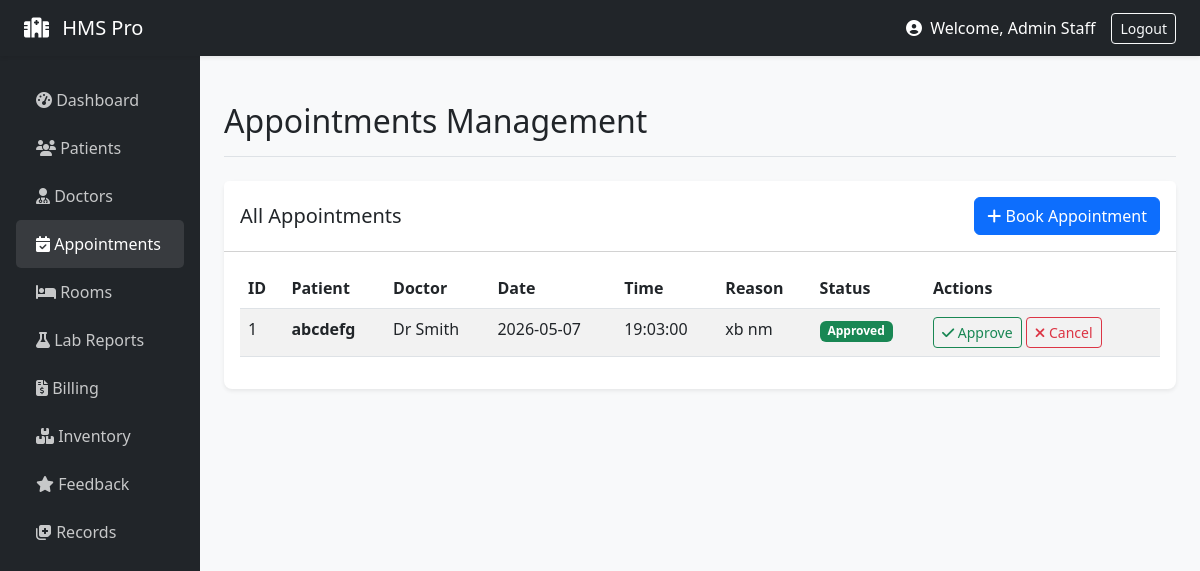
Page /staff/appointments (signed in) on the committed database.
### models/__init__.py (models this page shows, shortened)
class User(UserMixin, db.Model):
    id = db.Column(db.Integer, primary_key=True)
    email = db.Column(db.String(120), unique=True, nullable=False)
    name = db.Column(db.String(100), nullable=False)
    role = db.Column(db.String(20), nullable=False)
    password_hash = db.Column(db.String(200), nullable=False)
    age = db.Column(db.Integer)
    gender = db.Column(db.String(10))
    staff_role = db.Column(db.String(50))
    department = db.Column(db.String(50))
    staff_id = db.Column(db.String(20))
    created_at = db.Column(db.DateTime, default=datetime.utcnow)

class Appointment(db.Model):
    id = db.Column(db.Integer, primary_key=True)
    patient_id = db.Column(db.Integer, db.ForeignKey('user.id'))
    doctor_id = db.Column(db.Integer, db.ForeignKey('user.id'))
    date = db.Column(db.Date, nullable=False)
    time = db.Column(db.Time, nullable=False)
    status = db.Column(db.String(20), default='Pending')
    reason = db.Column(db.Text)
    created_at = db.Column(db.DateTime, default=datetime.utcnow)
    patient = db.relationship('User', foreign_keys=[patient_id])
    doctor = db.relationship('User', foreign_keys=[doctor_id])

### routes/staff.py (the view, shortened to what this page needs)
@staff_bp.route('/appointments', methods=['GET', 'POST'])
def appointments():
    form = AppointmentForm()
    doctors = User.query.filter_by(role='staff').all() # or 'doctor' if you use that role
    form.doctor_id.choices = [(d.id, d.name) for d in doctors]
    patients = User.query.filter_by(role='patient').all()
    form.patient_id.choices = [(p.id, p.name) for p in patients]
    query = Appointment.query
    if request.args.get('status'): query = query.filter_by(status=request.args.get('status'))
    if request.args.get('doctor_id'): query = query.filter_by(doctor_id=request.args.get('doctor_id'))
    if request.args.get('date'):
        try:
            filter_date = datetime.strptime(request.args.get('date'), '%Y-%m-%d').date()
            query = query.filter_by(date=filter_date)
        except ValueError:
            pass
    appointments = query.all()
    return render_template('appointments.html', appointments=appointments, form=form)

### models/__init__.py (called while the page is built)
@login_manager.user_loader
def load_user(user_id):
    return User.query.get(int(user_id))

### routes/staff.py (called while the page is built)
def staff_required(f):
    @wraps(f)
    def decorated_function(*args, **kwargs):
        if current_user.role != 'staff':
            flash('Staff access only', 'danger')
            return redirect(url_for('auth.login'))
        return f(*args, **kwargs)
    return decorated_function

@staff_bp.before_request
@login_required
@staff_required
def before_request():
    pass

### templates/appointments.html (shortened to what this page needs)
{% extends "base.html" %}
{% block page_title %}Appointments Management{% endblock %}
{% block content %}
<div class="card">
    <div class="card-header bg-white d-flex justify-content-between align-items-center py-3">
        <h5 class="mb-0">All Appointments</h5>
        <button type="button" class="btn btn-primary" data-bs-toggle="modal" data-bs-target="#addApptModal">
            <i class="fas fa-plus"></i> Book Appointment
        </button>
    </div>
    <div class="card-body">
        <table class="table table-striped table-hover datatable w-100">
            <thead>
                <tr>
                    <th>ID</th>
                    <th>Patient</th>
                    <th>Doctor</th>
                    <th>Date</th>
                    <th>Time</th>
                    <th>Reason</th>
                    <th>Status</th>
                    <th>Actions</th>
                </tr>
            </thead>
            <tbody>
                {% for appt in appointments %}
                <tr>
                    <td>{{ appt.id }}</td>
                    <td><strong>{{ appt.patient.name if appt.patient else 'Unknown' }}</strong></td>
                    <td>{{ appt.doctor.name if appt.doctor else 'Unknown' }}</td>
                    <td>{{ appt.date }}</td>
                    <td>{{ appt.time }}</td>
                    <td>{{ appt.reason }}</td>
                    <td>
                        {% if appt.status == 'Approved' %}
                        <span class="badge bg-success">Approved</span>
                        {% elif appt.status == 'Pending' %}
                        <span class="badge bg-warning text-dark">Pending</span>
                        {% else %}
                        <span class="badge bg-secondary">{{ appt.status }}</span>
                        {% endif %}
                    </td>
                    <td>
                        <a href="#" class="btn btn-sm btn-outline-success"><i class="fas fa-check"></i> Approve</a>
                        <a href="#" class="btn btn-sm btn-outline-danger"><i class="fas fa-times"></i> Cancel</a>
                    </td>
                </tr>
                {% endfor %}
            </tbody>
        </table>
    </div>
</div>
{% endblock %}

### templates/base.html (shortened to what this page needs)
<!doctype html>
<html lang="en">
<head>
  <link href="https://cdn.jsdelivr.net/npm/bootstrap@5.3.0/dist/css/bootstrap.min.css" rel="stylesheet">
  <link rel="stylesheet" href="https://cdnjs.cloudflare.com/ajax/libs/font-awesome/6.4.0/css/all.min.css">
</head>
<body>
{% if current_user.is_authenticated %}
<nav class="navbar navbar-dark bg-dark sticky-top shadow-sm">
  <div class="container-fluid px-4">
    <a class="navbar-brand" href="/"><i class="fas fa-hospital me-2"></i> HMS Pro</a>
    <div class="d-flex align-items-center text-white">
      <span class="me-3">
        <i class="fas fa-user-circle me-1"></i> Welcome, {{ current_user.name.split('@')[0] if '@' in current_user.name else current_user.name }}
      </span>
      <a class="btn btn-outline-light btn-sm" href="{{ url_for('auth.logout') }}">Logout</a>
    </div>
  </div>
</nav>
{% endif %}
<div id="main-wrapper">
    {% if not current_user.is_authenticated %}
        <div class="container mt-5">
    {% else %}
        <div class="container-fluid">
            <div class="row">
                <nav class="col-md-2 d-none d-md-block sidebar px-3">
                    <ul class="nav flex-column">
                        {% if current_user.role == 'staff' %}
                            <li class="nav-item">
                                <a class="nav-link {{ 'active' if request.endpoint == 'staff.dashboard' else '' }}" href="{{ url_for('staff.dashboard') }}"><i class="fas fa-tachometer-alt"></i> Dashboard</a>
                            </li>
                            <li class="nav-item">
                                <a class="nav-link {{ 'active' if request.endpoint == 'staff.patients' else '' }}" href="{{ url_for('staff.patients') }}"><i class="fas fa-users"></i> Patients</a>
                            </li>
                            <li class="nav-item">
                                <a class="nav-link {{ 'active' if request.endpoint == 'staff.doctors' else '' }}" href="{{ url_for('staff.doctors') }}"><i class="fas fa-user-md"></i> Doctors</a>
                            </li>
                            <li class="nav-item">
                                <a class="nav-link {{ 'active' if request.endpoint == 'staff.appointments' else '' }}" href="{{ url_for('staff.appointments') }}"><i class="fas fa-calendar-check"></i> Appointments</a>
                            </li>
                            <li class="nav-item">
                                <a class="nav-link {{ 'active' if request.endpoint == 'staff.rooms' else '' }}" href="{{ url_for('staff.rooms') }}"><i class="fas fa-bed"></i> Rooms</a>
                            </li>
                            <li class="nav-item">
                                <a class="nav-link {{ 'active' if request.endpoint == 'staff.lab' else '' }}" href="{{ url_for('staff.lab') }}"><i class="fas fa-flask"></i> Lab Reports</a>
                            </li>
                            <li class="nav-item">
                                <a class="nav-link {{ 'active' if request.endpoint == 'staff.billing' else '' }}" href="{{ url_for('staff.billing') }}"><i class="fas fa-file-invoice-dollar"></i> Billing</a>
                            </li>
                            <li class="nav-item">
                                <a class="nav-link {{ 'active' if request.endpoint == 'staff.inventory' else '' }}" href="{{ url_for('staff.inventory') }}"><i class="fas fa-boxes"></i> Inventory</a>
                            </li>
                            <li class="nav-item">
                                <a class="nav-link {{ 'active' if request.endpoint == 'staff.feedback' else '' }}" href="{{ url_for('staff.feedback') }}"><i class="fas fa-star"></i> Feedback</a>
                            </li>
                            <li class="nav-item">
                                <a class="nav-link" href="#" onclick="alert('Select a patient to view records')"><i class="fas fa-notes-medical"></i> Records</a>
                            </li>
                        {% endif %}
                    </ul>
                </nav>
                <main class="col-md-10 ms-sm-auto px-md-4 main-content">
                    <div class="d-flex justify-content-between flex-wrap flex-md-nowrap align-items-center pt-3 pb-2 mb-4 border-bottom">
                        <h1 class="h2">{% block page_title %}{% endblock %}</h1>
                    </div>
    {% endif %}
    {% block content %}{% endblock %}
    {% if current_user.is_authenticated %}
                </main>
            </div>
        </div>
    {% else %}
        </div>
    {% endif %}
</div>
</body>
</html>

### templates/base.html (style rules this page uses)
body { background-color: #f8f9fa; }
.sidebar { min-height: 100vh; background-color: #212529; color: white; padding-top: 20px; }
.sidebar .nav-link { color: rgba(255,255,255,.75); padding: 12px 20px; font-weight: 500; }
.sidebar .nav-link:hover, .sidebar .nav-link.active { color: white; background-color: rgba(255,255,255,.1); border-radius: 5px; }
.main-content { padding: 30px; }
.card { box-shadow: 0 0.125rem 0.25rem rgba(0,0,0,.075); border: none; border-radius: 0.5rem; margin-bottom: 20px; }

### rows in the picture
User: name "Admin Staff"
Appointment: id "1", patient "abcdefg", doctor "Dr Smith", date "2026-05-07", time "19:03:00", reason "xb nm", status "Approved"
